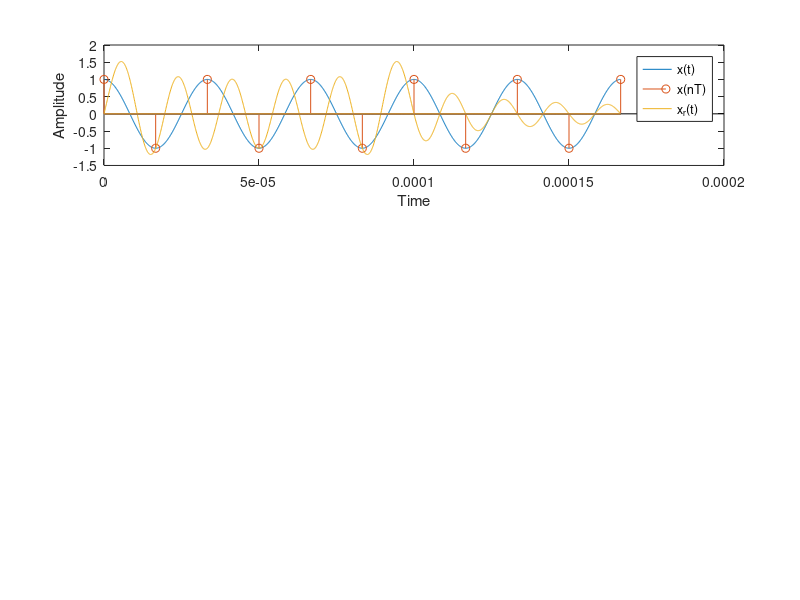

Here is the MATLAB script that generated this plot:
clear; clc;
subplot(3,1,1);
f = 30e3;
fs = 2 * f;
Ts = 1/fs;
t1 = 0:1e-7:5/f;
x1 = cos(2 * pi * f * t1);
plot(t1,x1);
hold on;
t2 = 0:Ts:5/f;
x2 = cos(2 * pi * f * t2);
stem(t2,x2);
xlabel('Time');
ylabel('Amplitude');
xr = zeros(length(t1));
for i=1:length(t1)
    for j=1:length(x2)
        xr(i)= xr(i) + x2(j)*sinc(2*fs*t1(i)-j);
    end 
end
plot(t1,xr);
xlabel('Time');
ylabel('Amplitude');
legend('x(t)','x(nT)','x_r(t)');